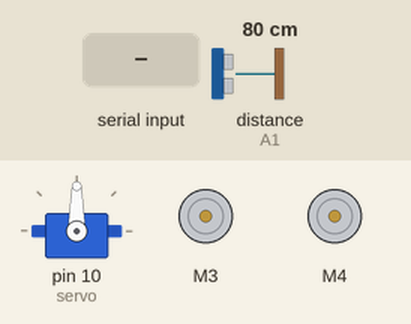
Recording of a sketch running on a simulated Arduino Uno, built with avr-gcc and run on an emulated ATmega328P. Parts: servo, 2 × DC motor (green arrow = forward, orange = backward, longer = faster). Wiring (inferred from the names in the program): ultrasonic range finder: trigger A0; echo A1. The inputs (shaded band) are chosen by the test bench; at power-on: distance to the obstacle (sensor on A1) 80 cm. The echo pulse lasts 58.3 µs per cm.

Above: at 4.8 s.
4.9 s: distance to the obstacle (sensor on A1) set to 18 cm
6.4 s: distance to the obstacle (sensor on A1) set to 14 cm
At 6.52 s:
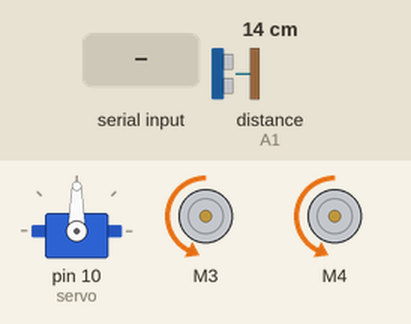
At 7.1 s:
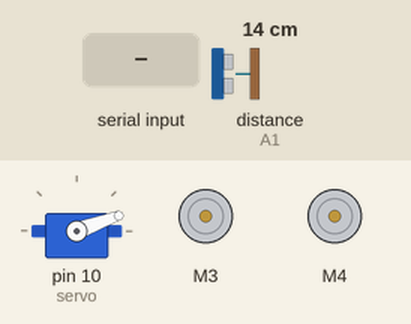
9.4 s: distance to the obstacle (sensor on A1) set to 2 cm
At 11.5 s:
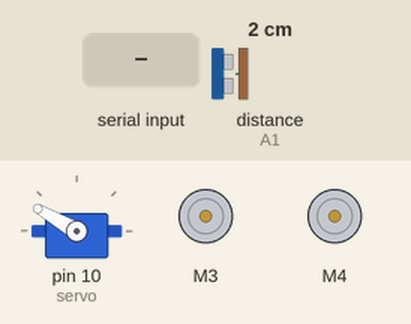
12.4 s: distance to the obstacle (sensor on A1) set to 4 cm
15.4 s: distance to the obstacle (sensor on A1) set to 35 cm
17.3 s: "F" received over Serial
At 17.9 s:
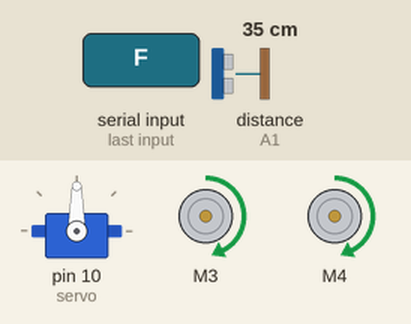
Timing chart, 0 to 19.9 s (numbered marks = the images above; inputs shaded):
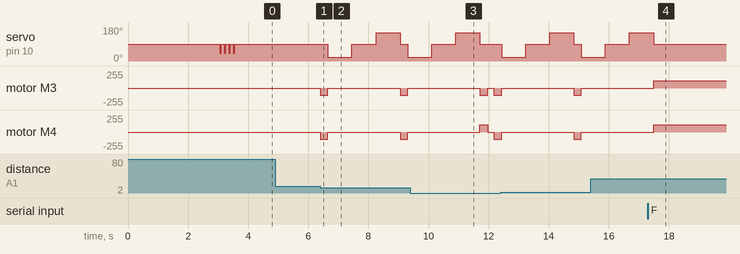

Measured:
- the behaviour switches between 17 and 16 cm on distance to the obstacle (sensor on A1) (found by bisection; images 0 and 1)
- after the input at 4.9 s, every drawn part: stays the same
- after the input at 6.4 s, servo on pin 10 (servo): 90° → 20° after 0.25 s, → 90° 0.80 s later, → 150° 0.80 s later, → 90° 0.80 s later, … (5 changes in this stretch); motor M3, motor M4: alternates backward 110/255 for 0.25 s and stopped for 2.4 s, starting at once
- after the input at 9.4 s, servo on pin 10 (servo): goes on until 11.7 s, then stays 90°
- after the input at 17.3 s, motor M3, motor M4: stopped → forward 110/255 after 0.19 s

The sketch:

sketch_apr2a.ino
```cpp
#include <AFMotor.h>
#include <Servo.h>
#define speed 110
#define Trig A0
#define Echo A1
#define spoint 90
#define MAX_SPEED 190 // sets speed of DC  motors

int speedSet = 0;
int distance;
int Left;
int Right;
int L = 0;
int R = 0;
Servo servo;
AF_DCMotor M3(3);
AF_DCMotor M4(4);
char command;

void setup() {
  Serial.begin(9600);
  pinMode(Trig, OUTPUT);
  pinMode(Echo, INPUT);
  servo.attach(10);
  start();
  M3.setSpeed(speed);
  M4.setSpeed(speed);

}

void loop()
{
    distance = ultrasonic();
    if (distance <= 15)
    {
      Stop();
      backward();
      delay(250);
      Stop();
      L = leftsee();
      servo.write(spoint);
      delay(800);
      R = rightsee();
      servo.write(spoint);
      if (L < R)
      {
        turnleft();
        delay(270);
        Stop();
        delay(200);
      }
      else if (L > R)
      {
        turnright();
        delay(270);
        Stop();
        delay(200);
      }
    }
    else
    {

      if(Serial.available() > 0)
      {
        command = Serial.read();
        Stop();
        switch(command)
        {
          case 'F':
            forward();
            break;
          case 'B':
            backward();
            break;
          case 'L':
            turnleft();
            break;
          case 'R':
            turnright();
            break;
          case 'S':
            Stop();
            break;
        }
      }
    }
}
void forward()
{
    M3.setSpeed(speed);
    M3.run(FORWARD);
    M4.setSpeed(speed);
    M4.run(FORWARD);
}

void backward()
{
  M3.setSpeed(speed);
  M3.run(BACKWARD);
  M4.setSpeed(speed);
  M4.run(BACKWARD);
}

void turnleft()
{
  M3.setSpeed(speed);
  M3.run(BACKWARD);
  M4.setSpeed(speed);
  M4.run(FORWARD);
}

void turnright()
{
  M3.setSpeed(speed);
  M3.run(FORWARD);
  M4.setSpeed(speed);
  M4.run(BACKWARD);
}

void Stop()
{

  M3.setSpeed(0);
  M3.run(RELEASE);
  M4.setSpeed(0);
  M4.run(RELEASE);
}
int leftsee() {
  servo.write(20);
  delay(800);
  Left = ultrasonic();
  return Left;
}

int rightsee() {
  servo.write(150);
  delay(800);
  Right = ultrasonic();
  return Right;
}

int ultrasonic() {
  digitalWrite(Trig, LOW);
  delayMicroseconds(4);
  digitalWrite(Trig, HIGH);
  delayMicroseconds(10);
  digitalWrite(Trig, LOW);
  long t = pulseIn(Echo, HIGH);
  long cm = t*0.034/2; //time convert distance
  return cm;
}
void start() {
  delay(3000);
  for (int a = 0; a < 4; a++) {
    servo.write(spoint);
    delay(50);
    servo.write(40);
    delay(50);
    servo.write(90);
    delay(50);
    servo.write(spoint);
  }
}
```
